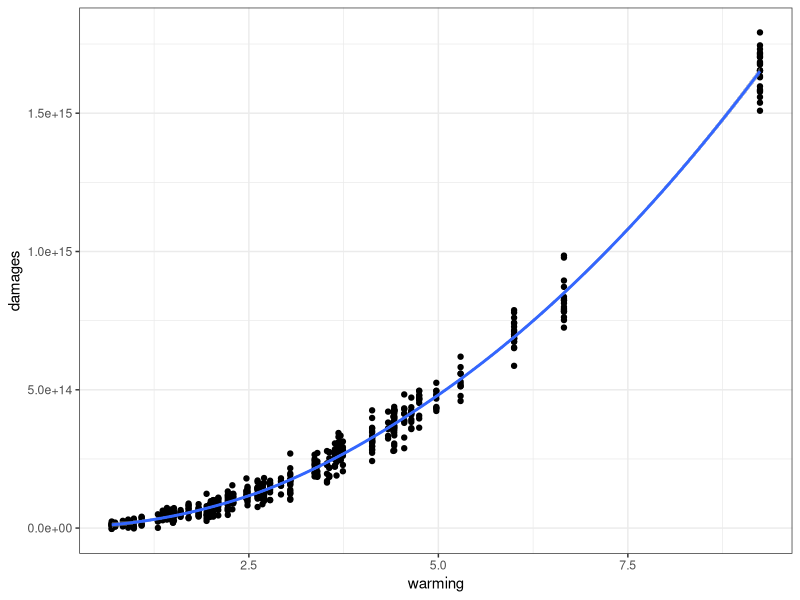
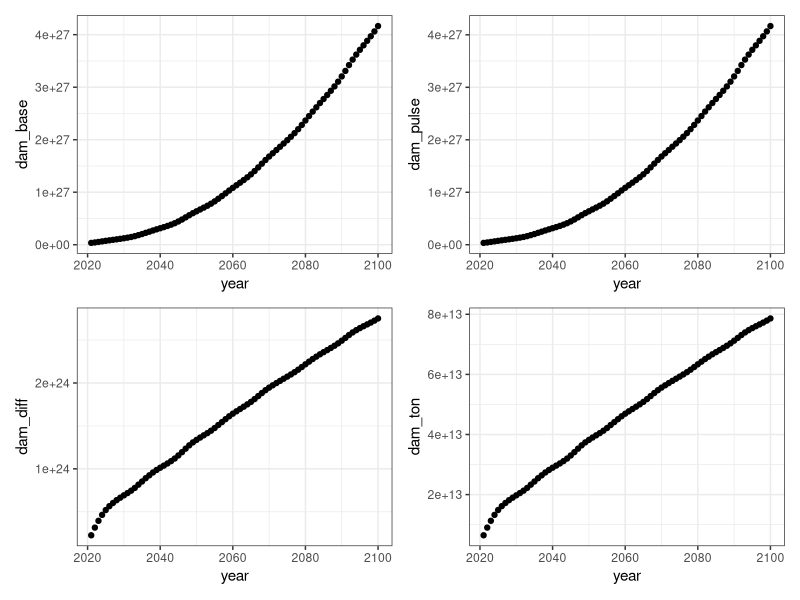

R code for these plots, in order:
## ---- chunk 1
knitr::opts_chunk$set(echo = TRUE)
library(tidyverse)
library(here)
library(ggpubr)
library(patchwork)
## ---- chunk 2
#read data
dam <- read.csv(here("data/damages.csv"))
warm <- read.csv("data/warming.csv")
## ---- chunk 3
#Question 1
#dam^2
dam <- dam %>% 
  mutate(warm2 = warming^2)

#dam_lm
dam_lm <- lm(damages ~ warming + warm2, data=dam)

dam_lm[["coefficients"]][["(Intercept)"]] <- 0

#plot
dam_plot <- ggplot(data=dam) +
  geom_point(aes(x=warming, y=damages)) +
  stat_smooth(data=dam_lm, aes(x=warming, y=damages)) +
  theme_bw()

dam_plot
## ---- chunk 4
#Question 2
x <-dam_lm[["coefficients"]][["warming"]]
x2 <-dam_lm[["coefficients"]][["warm2"]]
int <-dam_lm[["coefficients"]][["(Intercept)"]]

warm <- warm %>% 
  mutate(dam_base = (warming_baseline*x) + (warming_baseline*x2)^2 + int,
         dam_pulse = (warming_pulse*x) + (warming_pulse*x2)^2 + int,
         dam_diff = dam_pulse - dam_base,
         dam_ton = dam_diff/35000000000)

#graphs
dam_base_plot <- ggplot(data = warm) +
  geom_point(aes(x=year, y=dam_base)) +
  theme_bw()

dam_pulse_plot <- ggplot(data = warm) +
  geom_point(aes(x=year, y=dam_pulse)) +
  theme_bw()

dam_diff_plot <- ggplot(data = warm) +
  geom_point(aes(x=year, y=dam_diff)) +
  theme_bw()

dam_ton_plot <- ggplot(data = warm) +
  geom_point(aes(x=year, y=dam_ton)) +
  theme_bw()

q2_patched <- (dam_base_plot + dam_pulse_plot) / (dam_diff_plot + dam_ton_plot)

q2_patched
## ---- chunk 5
